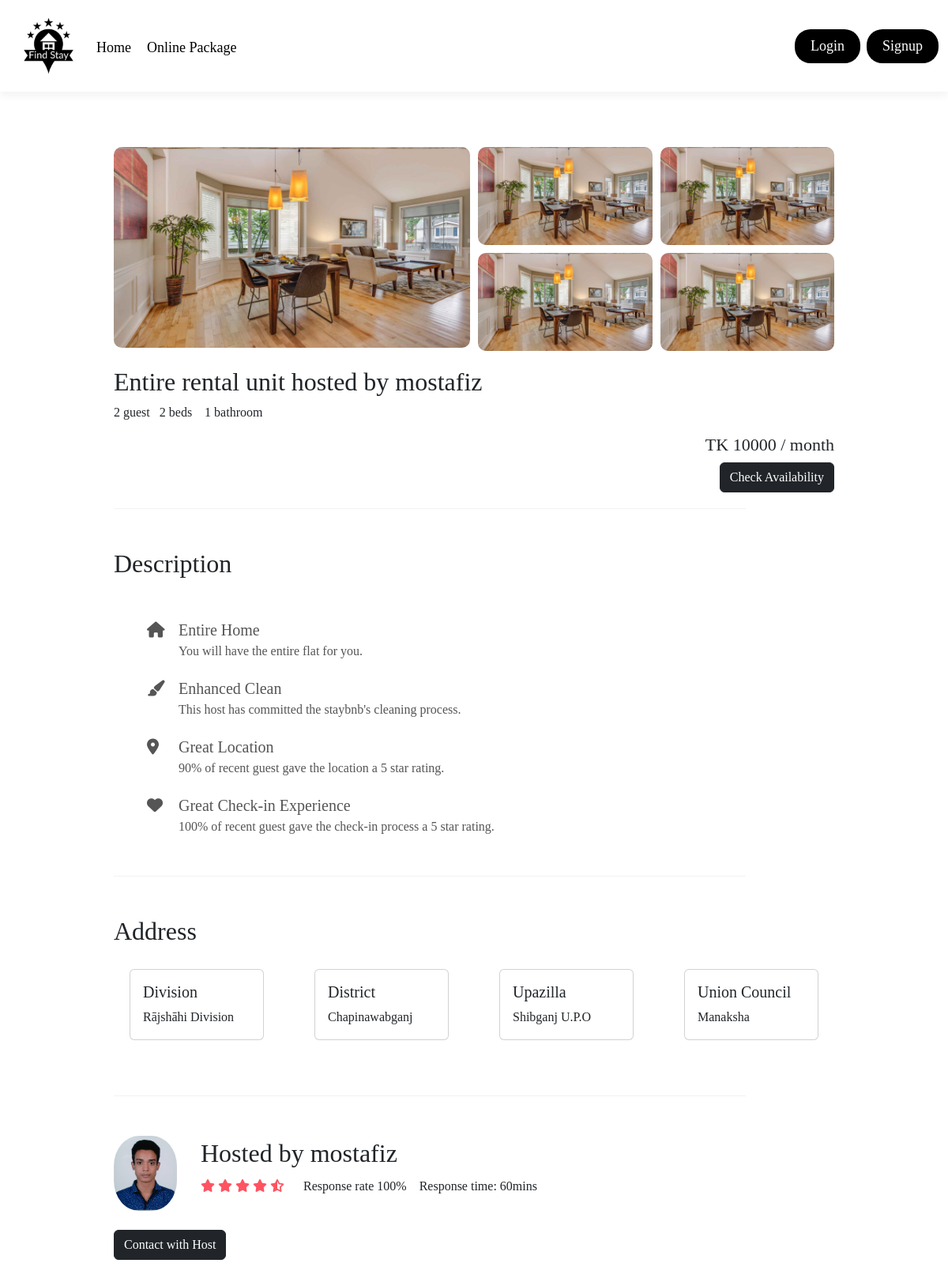
Screenshot of /house/mostafiz9152362597 with the database file from the repository.
### first_app/models.py (models this page shows, shortened)
class Ad(models.Model):
    house_id = models.CharField(max_length=35,default='')
    username = models.CharField(max_length=15,default='')
    category = models.CharField(max_length=50,default='')
    price = models.CharField(max_length=10,default='')
    no_of_room = models.IntegerField(default=0)
    pub_date = models.CharField(max_length=30,default='')
    datetime = models.DateTimeField(default=timezone.now)
    postal_code = models.IntegerField(default=0)
    description = models.CharField(max_length=20000,default='')
    division = models.CharField(max_length=20,default='')
    district = models.CharField(max_length=20,default='')
    thana = models.CharField(max_length=20,default='')
    union = models.CharField(max_length=20,default='')
    image1 = models.ImageField(upload_to="images", default='')
    image2 = models.ImageField(upload_to="images", default='')
    image3 = models.ImageField(upload_to="images", default='')
    image4 = models.ImageField(upload_to="images", default='')
    value = models.CharField(max_length=10,default='avail')

class Profile(models.Model):
    username = models.CharField(max_length=15,default='',null=True)
    fname = models.CharField(max_length=20,default='not entered',null=True)
    lname = models.CharField(max_length=20,default='not entered',null=True)
    address = models.CharField(max_length=20,default='not entered',null=True)
    email = models.CharField(max_length=40,default='not entered',null=True)
    phone = models.BigIntegerField(default='',null=True)
    gender = models.CharField(max_length=10,default='',null=True)
    owner_image = models.ImageField(upload_to="images", default='not entered',null=True)

### first_app/views.py (the view)
# urls.py: path('house/<str:house_id>',views.house,name='house'),
def house(request,house_id):
    selected_house = get_object_or_404(Ad,house_id=house_id)
    details = Ad.objects.all()
    house = {}
    for x in range(0,len(details)):
        if details[x] == selected_house:
            house2 = {
                        'price':details[x].price,
                        'image1':details[x].image1,
                        'image2':details[x].image2,
                        'image3':details[x].image3,
                        'image4':details[x].image4,
                        'no_of_room':details[x].no_of_room,
                        'pub_date':details[x].pub_date,
                        'username':details[x].username,
                        'description':details[x].description,
                        'division':details[x].division,
                        'district':details[x].district,
                        'thana':details[x].thana,
                        'union':details[x].union,
                        'value':details[x].value,
                     }
    house.update(house2)
    x = Ad.objects.filter(house_id=house_id).values()
    y = x[0]['username']
    host = Profile.objects.filter(username=str(y)).values()
    return render(request,'house.html',{'selected_house':house,'host':host})

### templates/house.html (shortened to what this page needs)
{% extends 'listing.html' %}
{% block body %}
<div class="house-details">
    <div class="gallery">
        <div class="gallery-img-1"><img src="/media/{{selected_house.image1}}"></div>
        <div><img src="/media/{{selected_house.image2}}"></div>
        <div><img src="/media/{{selected_house.image4}}"></div>
        <div><img src="/media/{{selected_house.image1}}"></div>
        <div><img src="/media/{{selected_house.image3}}"></div>
    </div>
    <div class="small-details">
        <h2>Entire rental unit hosted by {{selected_house.username}}</h2>
        <p>2 guest &nbsp;&nbsp;2 beds &nbsp;&nbsp; 1 bathroom </p>
        <h4>TK {{selected_house.price}} / month</h4>
      <h4><button type="button" class="btn btn-dark"  data-bs-toggle="modal" data-bs-target="#check_status">
        Check Availability
      </button></h4>
    </div>
    <hr class="line">
    <h2>Description</h2>
    <ul class="details-list">
        <li><i class="fa-solid fa-house"></i>Entire Home
            <span>You will have the entire flat for you.</span>
        </li>
        <li><i class="fa-solid fa-paintbrush"></i>Enhanced Clean
            <span>This host has committed the staybnb's cleaning process.</span>
        </li>
        <li><i class="fa-solid fa-location-dot"></i>Great Location
            <span>90% of recent guest gave the location a 5 star rating.</span>
        </li>
        <li><i class="fa-solid fa-heart"></i>Great Check-in Experience
            <span>100% of recent guest gave the check-in process a 5 star rating.</span>
        </li>
    </ul>
    <hr class="line">
    <div class="map">
        <div class="row">
            <h2>Address</h2>
            <div class="col-sm-3">
              <div class="card">
                <div class="card-body">
                  <h5 class="card-title">Division</h5>
                  <p class="card-text">{{selected_house.division}}</p>
                </div>
              </div>
            </div>
            <div class="col-sm-3">
                <div class="card">
                  <div class="card-body">
                    <h5 class="card-title">District</h5>
                    <p class="card-text">{{selected_house.district}}</p>
                  </div>
                </div>
              </div>
            <div class="col-sm-3">
                <div class="card">
                  <div class="card-body">
                    <h5 class="card-title">Upazilla</h5>
                    <p class="card-text">{{selected_house.thana}}</p>
                  </div>
                </div>
            </div>
            <div class="col-sm-3">
              <div class="card">
                <div class="card-body">
                  <h5 class="card-title">Union Council</h5>
                  <p class="card-text">{{selected_house.union}}</p>
                </div>
              </div>
            </div>
          </div>
    </div>
    <hr class="line">
    {% for i in host %}
    <div class="host">
      {% if i.owner_image %}
        <img src="/media/{{i.owner_image}}">
      {% else %}
      <div style="background-color: whitesmoke;">
      </div>
      {% endif %}
        <div>
            <h2>Hosted by {{i.username}}</h2>
            <p>
                <span>
                    <i class="fa fa-star"></i>
                    <i class="fa fa-star"></i>
                    <i class="fa fa-star"></i>
                    <i class="fa fa-star"></i>
                    <i class="fa fa-star-half-alt"></i>
                </span>
                &nbsp;&nbsp;&nbsp;&nbsp; Response rate 100% &nbsp;&nbsp;&nbsp;Response time: 60mins
            </p>
        </div>
    </div>
    <br>
    <button type="button" class="btn btn-dark" data-bs-toggle="modal" data-bs-target="#exampleModal">
        Contact with Host
    </button>
  {% endfor %}
</div>
<div class="pt-5"></div>
{% endblock body %}

### static/css/style.css (style rules this page uses)
* { margin:0; padding:0; box-sizing: border-box; font-family:Cambria, Cochin, Georgia, Times, 'Times New Roman', serif; }
.house-details { padding:0 12%; }
.gallery { display: grid; grid-gap: 10px; grid-template-areas:'first first . .''first first . .'; margin: 20px 0; }
.gallery div img { width: 100%; display:block; border-radius: 10px; }
.gallery-img-1 { grid-area:first; }
.small-details h2 { font-weight: 500; }
.small-details h4 { text-align: right; font-size: 22px; }
.line { border: 0; height: 1px; background: #ccc; width: 100%; max-width: 800px; margin: 20px 0 50px; }
.details-list { list-style: none; margin: 50px 0; }
.details-list li { margin-left: 50px; font-size: 20px; font-weight: 500; margin-bottom: 20px; color:#555; position: relative; }
.details-list li span { display: block; font-weight: 400; font-size: 16px; }
.details-list li i { position: absolute; top:5px; left:-40px; }
.map { margin: 50px 0; }
.host { display: flex; align-items: center; }
.host img { width: 80px; border-radius: 40%; margin-right: 30px; }
.host h2 { margin-bottom: 10px; font-weight: 500; }
.host i { color:#ff5361; }
.row .card { margin: 20px; }

### rows the page displays
Ad: image1 (picture), image2 (picture), image4 (picture), image3 (picture), username "mostafiz", price "10000", division "Rājshāhi Division", district "Chapinawabganj", thana "Shibganj U.P.O", union "Manaksha"
Profile: owner_image (picture), username "mostafiz"
